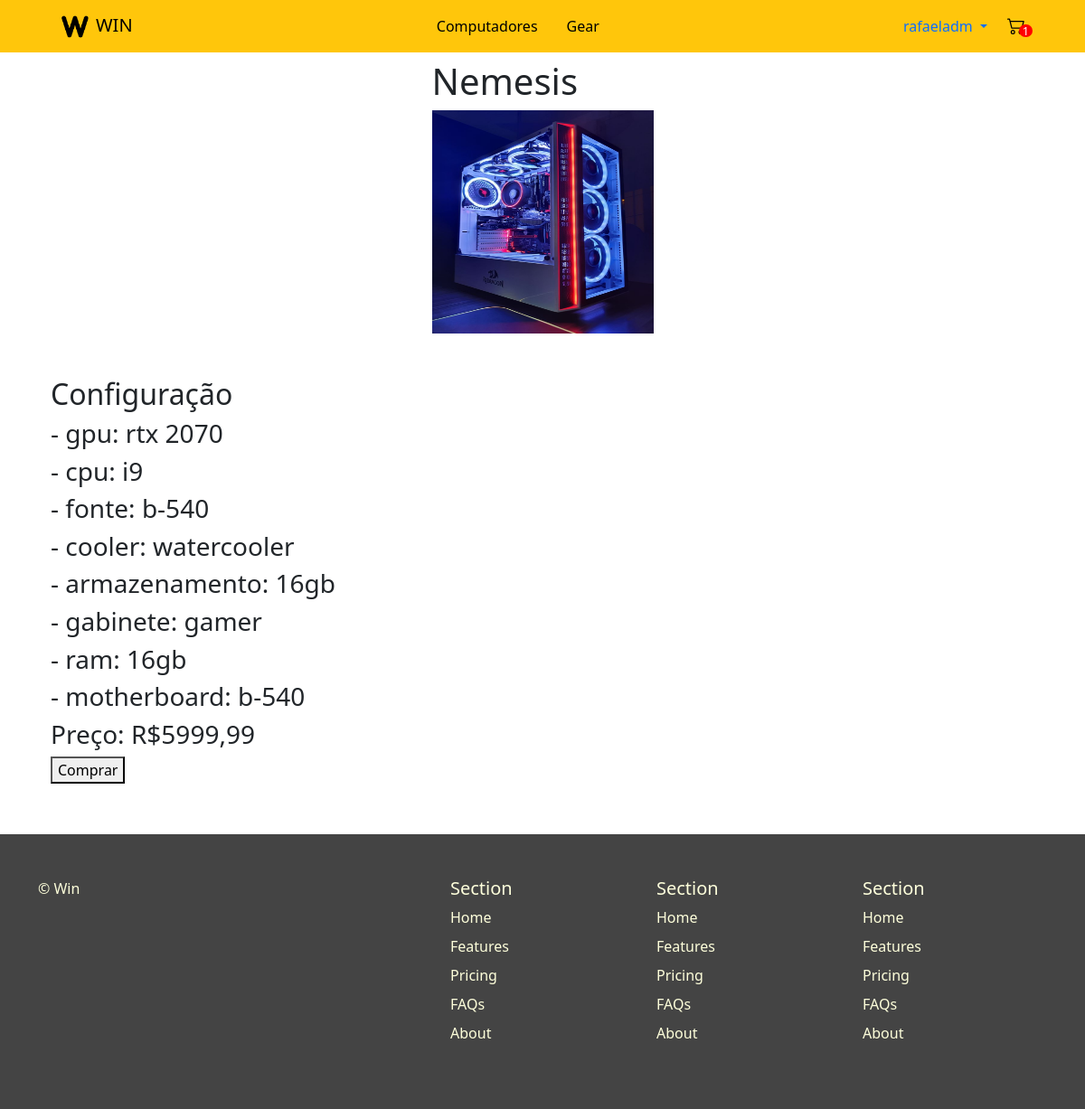
The app's page /product/1 (signed in) with its own data.
### venda/models.py (models this page shows, shortened)
class Carrinho(models.Model):
    id = models.UUIDField(primary_key=True, default=uuid.uuid4)
    user = models.ForeignKey(User, on_delete=models.CASCADE)
    completed = models.BooleanField(default=False)
    @property
    def num_itens_carrinho(self):
        itens = self.itenscarrinho.all()
        quantidade = sum([item.quantidade for item in itens])
        return quantidade

class ItemCarrinho(models.Model):
    produto = models.ForeignKey('Produto', on_delete=models.CASCADE, related_name='itens')
    carrinho = models.ForeignKey('Carrinho', on_delete=models.CASCADE, related_name='itenscarrinho')
    quantidade = models.IntegerField(default=0)

class Produto(models.Model):
    nome = models.CharField(max_length=100, help_text='Nome')
    descricao = models.CharField(max_length=100, help_text='Descrição')
    preco = models.FloatField(help_text='Preço')
    imagem = models.ImageField(upload_to='images', default='Sem imagem')
    estoque = models.IntegerField(default=0)
    CATEGORIAS = (
        ('c', 'Computador'),
        ('p', 'Periférico'),
        ('a', 'Acessório')
    )
    categoria = models.CharField(max_length=1,
                                 choices=CATEGORIAS,
                                 default='c',
                                 blank=True,
                                 help_text='Categoria do produto')
    def pecas_pc(self):
        valores = PC.objects.filter(produto__nome__icontains=self.nome).values()
        valores = valores[0]
        gpu = valores['gpu']
        cpu = valores['cpu']
        fonte = valores['fonte']
        cooler = valores['cooler']
        armazenamento = valores['armazenamento']
        gabinete = valores['gabinete']
        ram = valores['memoria_ram']
        motherboard = valores['motherboard']
        pecas = {
            'gpu': gpu,
            'cpu': cpu,
            'fonte': fonte,
            'cooler': cooler,
            'armazenamento': armazenamento,
            'gabinete': gabinete,
            'ram': ram,
            'motherboard': motherboard,
        }
        return pecas

class PC(models.Model):
    id = models.UUIDField(primary_key=True, default=uuid.uuid4, help_text='ID')
    produto = models.ForeignKey('Produto', on_delete=models.SET_NULL, null=True)
    cpu = models.CharField(max_length=100, help_text='CPU')
    gpu = models.CharField(max_length=100, help_text='GPU')
    memoria_ram = models.CharField(max_length=100, help_text='Memória Ram')
    motherboard = models.CharField(max_length=100, help_text='Placa mãe')
    armazenamento = models.CharField(max_length=100, help_text='Armazenamento')
    cooler = models.CharField(max_length=100, help_text='Sistema de resfriamento')
    fonte = models.CharField(max_length=100, help_text='Fonte')
    gabinete = models.CharField(max_length=100, help_text='Gabinete')

### venda/views.py (the view)
# urls.py: path('product/<int:pk>', views.ProductDetailView.as_view(), name='product-detail'),
class ProductDetailView(DetailView):
    model = Produto

### venda/context_processors.py (called while the page is built)
def carrinho(request):
    if request.user.is_authenticated:
        carrinho, created = Carrinho.objects.get_or_create(user=request.user, completed=False)
        return {'carrinho': carrinho}
    else:
        return {'carrinho':0}

### venda/templates/venda/produto_detail.html
{% extends "base_generic.html" %}
{% block content %}
<div class="d-flex flex-column align-items-center p-2 bd-highlight">
  <div class="">
    <h1>{{ produto.nome }}</h1>
    <img style="width: 245px; height: 247px" src="{{ produto.imagem.url }}"/>
  </div>
  <div class="align-self-start px-5 my-5">
    <h2>Configuração</h2>
    {% for chave, produto in produto.pecas_pc.items %}
    <h3>- {{ chave }}: {{ produto }}</h3>
    {% endfor %}
    <h3>Preço: R${{ produto.preco }}</h3>
    {% if user.is_authenticated %}
    <a href="{% url 'carrinho' %}"><button class="add-to-cart" value="{{ produto.id }}">Comprar</button></a>
    {% else %}
    <a href="{% url 'login' %}"><button class="add-to-cart" value="{{ produto.id }}">Comprar</button></a>
    {% endif %}
  </div>
</div>
{% endblock %}

### venda/templates/base_generic.html (shortened to what this page needs)
<!DOCTYPE html>
<html lang="en">
    <head>
        {% load static %}
        <link rel="stylesheet" href="{% static 'css/styles.css' %}">
        <link href="https://cdn.jsdelivr.net/npm/bootstrap@5.3.2/dist/css/bootstrap.min.css" rel="stylesheet">
    </head>
    <body>
        <nav class="navbar navbar-expand-lg navbar-dark bg-dark px-10" style="background-color: #FFC60B !important;">
            <div class="container-fluid">
              <a class="navbar-brand px-5" href="{% url 'home' %}" style="color: black !important;"><img src="../../media/logopreta.png" alt="logo da win informática" height="30" class="px-2">WIN</a>
              <ul class="nav justify-content-space-between">
                <li class="nav-item">
                  <a class="nav-link" style="color: black !important;" href="{% url 'home' %}">Computadores</a>
                </li>
                <li class="nav-item">
                  <a class="nav-link" style="color: black !important;" href="">Gear</a>
                </li>
              </ul>
              <ul class="nav justify-content-center px-5">
                {% if user.is_authenticated %}
                    <li class="nav-item dropdown">
                      <a class="nav-link dropdown-toggle" href="#" role="button" data-bs-toggle="dropdown" aria-expanded="false">
                          {{ user }}
                      </a>
                    </li>
                  {% else %}
                  <li class="nav-item">
                    <a class="nav-link" style="color: black !important;" href="{% url 'login' %}">Login</a>
                  </li>
                  {% endif %}
                <li class="nav-item">
                    <div id="container-cart-icon">
                        {% if user.is_authenticated %}
                        <div id="navi"><div id="red-circle"><a id="inside-circle">{{ carrinho.num_itens_carrinho }}</a></div></div>
                        <div id="infoi">
                            <a href="{% url 'carrinho' %}"><img src="../media/cart2.svg" height="20" width="32" /></a>
                        </div>
                        {% else %}
                        <div id="navi"><div id="red-circle"><a id="inside-circle">0</a></div></div>
                        <div id="infoi">
                            <a href="{% url 'login' %}"><img src="../../media/cart2.svg" height="20" width="32" /></a>
                        </div>
                        {% endif %}
                    </div>
                </li>
              </ul>
              </div>
          </nav>
    {% block content %}
    {% endblock %}
     <section id="contact">
            <div class="container">
              <footer class="row row-cols-1 row-cols-sm-2 row-cols-md-5 py-5 mt-0 letra-footer">
                <div class="col mb-3">
                  <p class="letra-footer">© Win</p>
                </div>
                <div class="col mb-3">
                </div>
                <div class="col mb-3">
                  <h5>Section</h5>
                  <ul class="nav flex-column">
                    <li class="nav-item mb-2"><a href="#" class="nav-link p-0  letra-footer">Home</a></li>
                    <li class="nav-item mb-2"><a href="#" class="nav-link p-0  letra-footer">Features</a></li>
                    <li class="nav-item mb-2"><a href="#" class="nav-link p-0  letra-footer">Pricing</a></li>
                    <li class="nav-item mb-2"><a href="#" class="nav-link p-0  letra-footer">FAQs</a></li>
                    <li class="nav-item mb-2"><a href="#" class="nav-link p-0  letra-footer">About</a></li>
                  </ul>
                </div>
                <div class="col mb-3">
                  <h5>Section</h5>
                  <ul class="nav flex-column">
                    <li class="nav-item mb-2"><a href="#" class="nav-link p-0 letra-footer">Home</a></li>
                    <li class="nav-item mb-2"><a href="#" class="nav-link p-0 letra-footer">Features</a></li>
                    <li class="nav-item mb-2"><a href="#" class="nav-link p-0 letra-footer">Pricing</a></li>
                    <li class="nav-item mb-2"><a href="#" class="nav-link p-0 letra-footer">FAQs</a></li>
                    <li class="nav-item mb-2"><a href="#" class="nav-link p-0 letra-footer">About</a></li>
                  </ul>
                </div>
                <div class="col mb-3">
                  <h5>Section</h5>
                  <ul class="nav flex-column">
                    <li class="nav-item mb-2"><a href="#" class="nav-link p-0 letra-footer">Home</a></li>
                    <li class="nav-item mb-2"><a href="#" class="nav-link p-0 letra-footer">Features</a></li>
                    <li class="nav-item mb-2"><a href="#" class="nav-link p-0 letra-footer">Pricing</a></li>
                    <li class="nav-item mb-2"><a href="#" class="nav-link p-0 letra-footer">FAQs</a></li>
                    <li class="nav-item mb-2"><a href="#" class="nav-link p-0 letra-footer">About</a></li>
                  </ul>
                </div>
              </footer>
            </div>
          </section>
    </body>
</html>

### venda/static/css/styles.css (style rules this page uses)
#container-cart-icon { width: 25px; height: 25px; position: relative; padding: 16px; margin-top: 5px; }
#navi, #infoi { width: 100%; height: 100%; position: absolute; top: 0; left: 0; }
#infoi { z-index: 10; }
#red-circle { background-color: rgb(255, 0, 0); border-radius: 50%; width: 0.9rem; height: 0.9rem; position: relative; top: 40%; left: 60%; z-index: 20; }
#inside-circle { font-size: 0.8rem; position: absolute; top: 1px; left: 25%; line-height: 12.5px; color: white; }
#contact { background-color: #444444; }
.letra-footer { color: #FEFFDB !important; }

### records on screen
Carrinho: num_itens_carrinho "1"
Produto: nome "Nemesis", imagem (picture), preco "5999,99"
PC: pecas_pc "rtx 2070" "i9" "b-540" "watercooler" "16gb" "gamer" "16gb" "b-540"

### other values on screen
{{ user }} "rafaeladm"
{{ chave }} "gpu" "cpu" "fonte" "cooler" "armazenamento" "gabinete" "ram" "motherboard"
